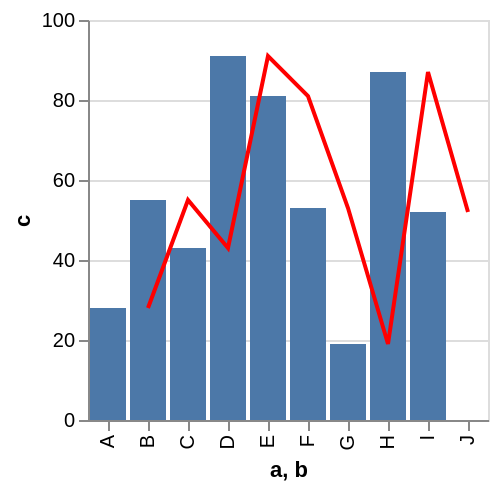

Specify this chart in Vega-Lite:
### Vega specification from a JSON file in a GitHub repository (floating-point values rounded to 4 significant figures)
{"$schema": "https://vega.github.io/schema/vega/v5.json", "background": "white", "padding": 5, "height": 200, "style": "cell", "data": [{"name": "source_0", "values": [{"a": "A", "b": "B", "c": 28}, {"a": "B", "b": "C", "c": 55}, {"a": "C", "b": "D", "c": 43}, {"a": "D", "b": "E", "c": 91}, {"a": "E", "b": "F", "c": 81}, {"a": "F", "b": "G", "c": 53}, {"a": "G", "b": "H", "c": 19}, {"a": "H", "b": "I", "c": 87}, {"a": "I", "b": "J", "c": 52}]}, {"name": "data_0", "source": "source_0", "transform": [{"type": "filter", "expr": "isValid(datum[\"c\"]) && isFinite(+datum[\"c\"])"}]}], "signals": [{"name": "x_step", "value": 20}, {"name": "width", "update": "bandspace(domain('x').length, 0.1, 0.05) * x_step"}], "marks": [{"name": "layer_0_marks", "type": "rect", "style": ["bar"], "from": {"data": "source_0"}, "encode": {"update": {"fill": {"value": "#4c78a8"}, "ariaRoleDescription": {"value": "bar"}, "description": {"signal": "\"a\" + \": \" + (isValid(datum[\"a\"]) ? datum[\"a\"] : \"\"+datum[\"a\"]) + \"; \" + \"c\" + \": \" + (format(datum[\"c\"], \"\"))"}, "x": {"scale": "x", "field": "a"}, "width": {"scale": "x", "band": 1}, "y": {"scale": "y", "field": "c"}, "y2": {"scale": "y", "value": 0}}}}, {"name": "layer_1_marks", "type": "line", "style": ["line"], "sort": {"field": "datum[\"b\"]"}, "from": {"data": "source_0"}, "encode": {"update": {"stroke": {"value": "red"}, "description": {"signal": "\"b\" + \": \" + (isValid(datum[\"b\"]) ? datum[\"b\"] : \"\"+datum[\"b\"]) + \"; \" + \"c\" + \": \" + (format(datum[\"c\"], \"\"))"}, "x": {"scale": "x", "field": "b", "band": 0.5}, "y": {"scale": "y", "field": "c"}, "defined": {"signal": "isValid(datum[\"c\"]) && isFinite(+datum[\"c\"])"}}}}], "scales": [{"name": "x", "type": "band", "domain": {"data": "source_0", "fields": ["a", "b"], "sort": true}, "range": {"step": {"signal": "x_step"}}, "paddingInner": 0.1, "paddingOuter": 0.05}, {"name": "y", "type": "linear", "domain": {"data": "source_0", "field": "c"}, "range": [{"signal": "height"}, 0], "nice": true, "zero": true}], "axes": [{"scale": "y", "orient": "left", "gridScale": "x", "grid": true, "tickCount": {"signal": "ceil(height/40)"}, "domain": false, "labels": false, "aria": false, "maxExtent": 0, "minExtent": 0, "ticks": false, "zindex": 0}, {"scale": "x", "orient": "bottom", "grid": false, "title": "a, b", "labelAlign": "right", "labelAngle": 270, "labelBaseline": "middle", "zindex": 0}, {"scale": "y", "orient": "left", "grid": false, "title": "c", "labelOverlap": true, "tickCount": {"signal": "ceil(height/40)"}, "zindex": 0}]}
